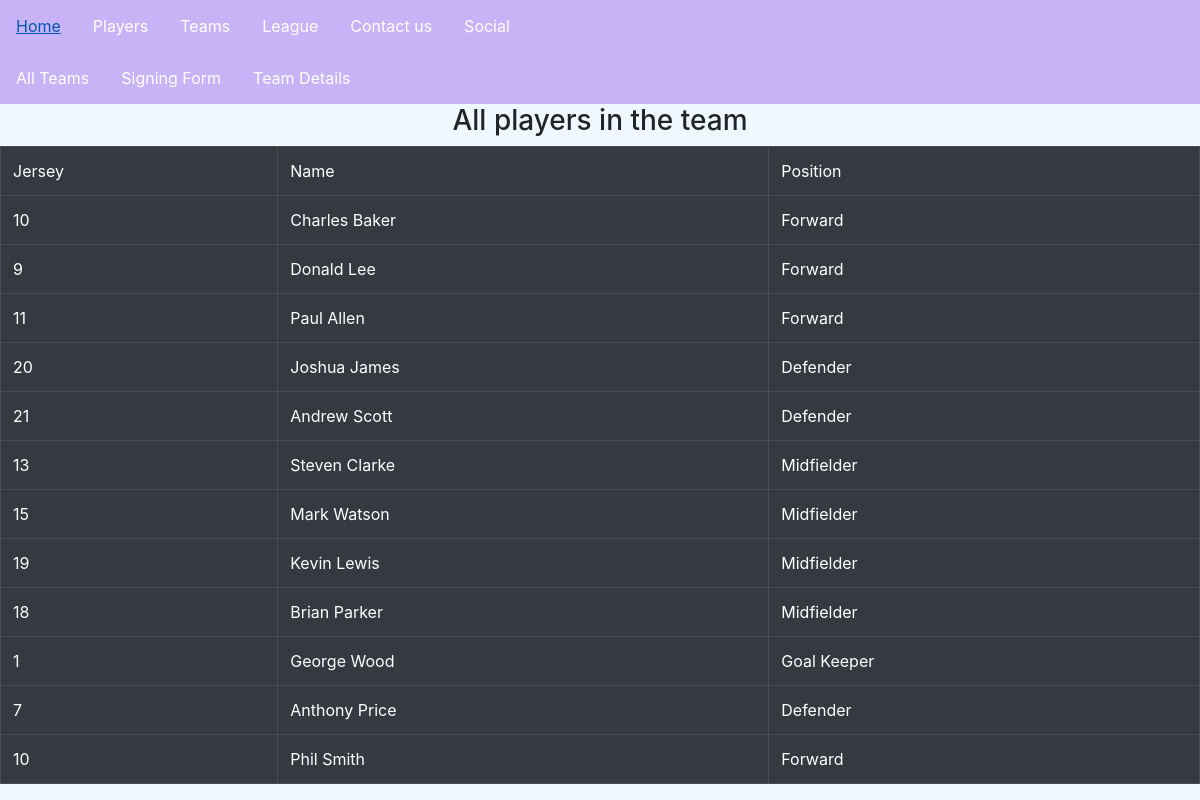
Before: /teams/2/ with the older database file.
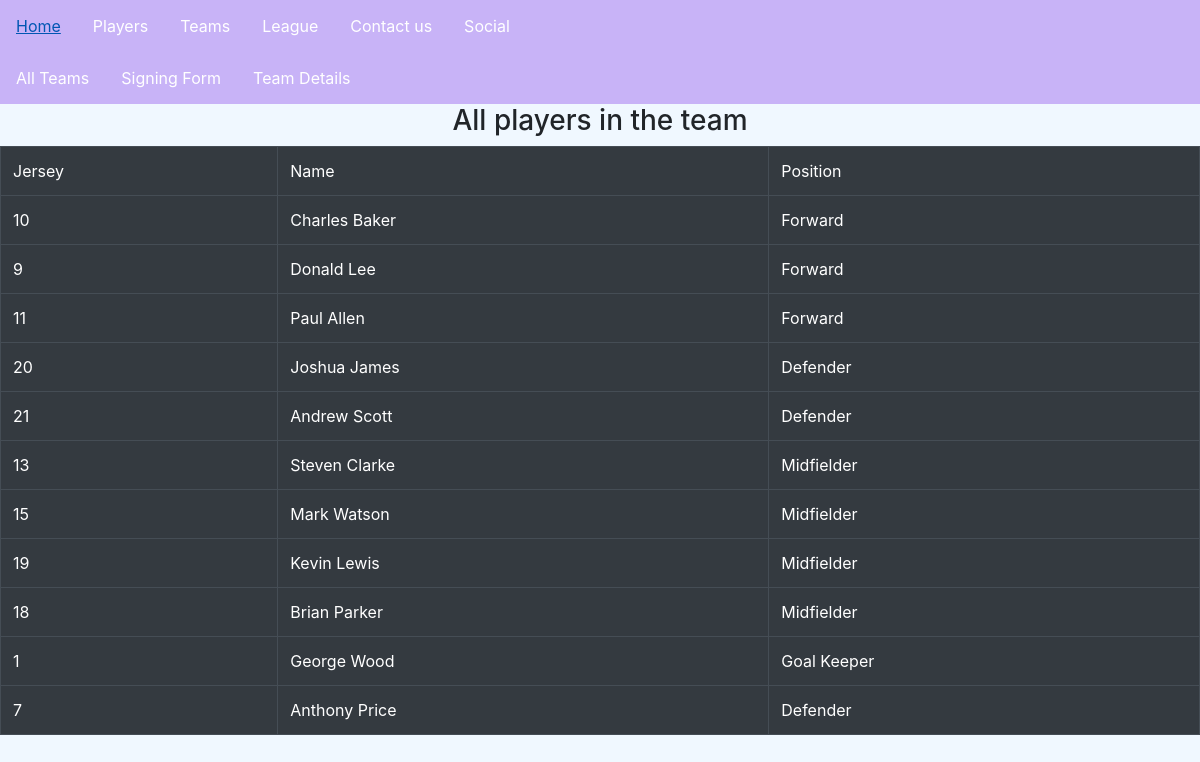
After: the same page with the newer database file.
### team/models.py (models this page shows, shortened)
class TeamPlayers(models.Model):
    teamID = models.ForeignKey(Team, on_delete=models.CASCADE)
    player = models.ForeignKey(Player, on_delete=models.CASCADE )

### player/models.py (models this page shows, shortened)
class Player(models.Model):
    pID = models.PositiveIntegerField(unique=True,validators=[MinValueValidator(1000)])
    fName = models.CharField(max_length=100)
    lName = models.CharField(max_length=100)
    height = models.DecimalField(max_digits=5, decimal_places=2,validators=[MinValueValidator(120)])
    weight = models.DecimalField(max_digits=5, decimal_places=2,validators=[MinValueValidator(50)])
    num = models.PositiveIntegerField(validators=[MinValueValidator(1), MaxValueValidator(100)])
    position = models.CharField(max_length=20, default="Unsigned")

### team/views.py (the view)
# urls.py: path('<int:teamID>/', views.team_details, name="team_details"),
def team_details(request, teamID):
    context ={}
    context["data"] = TeamPlayers.objects.filter(teamID__teamID = teamID)
    return render(request, "team/team_details.html",context)

### team/templates/team/team_details.html (shortened to what this page needs)
{% extends "base.html" %}
{% block content %}
{% include 'team/team_navbar.html' %}
    <h3>All players in the team</h3>
  <table class="table table-bordered table-dark">
    <tr>
        <td>Jersey</td>
        <td>Name</td>
        <td>Position</td>
    </tr>
    {% for p in data %}
        <tr>
        <td>{{p.player.num}}</td>
         <td>{{p.player.fName}} {{p.player.lName}}</td>
        <td>{{p.player.position}}</td>
        </tr>
    {% endfor %}
    </table>
{% endblock content %}

Changed rows visible on the page:
removed TeamPlayers: player.num "10", player.fName "Phil", player.lName "Smith", player.position "Forward"
